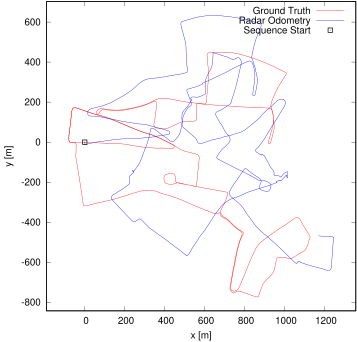

Source code (gnuplot):
set term postscript eps enhanced color
set output "08.eps"
set size ratio -1
set xrange [-191:1356]
set yrange [-843:703]
set xlabel "x [m]"
set ylabel "y [m]"
plot "08.txt" using 1:2 lc rgb "#FF0000" title 'Ground Truth' w lines,"08.txt" using 3:4 lc rgb "#0000FF" title 'Radar Odometry' w lines,"< head -1 08.txt" using 1:2 lc rgb "#000000" pt 4 ps 1 lw 2 title 'Sequence Start' w points
